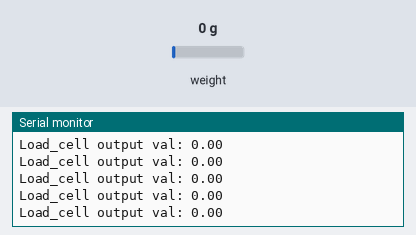
This sketch was run on a simulated ESP8266 (NodeMCU). Shown: the last lines printed to the serial monitor. Inputs (shaded band) come from the test bench; at power-on: weight on the scale 0 g.

Above: at 3.6 s.
3.7 s: weight on the scale set to 100 g
At 4.1 s:
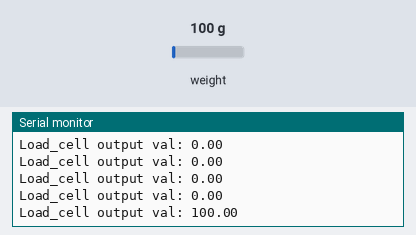
5.2 s: weight on the scale set to 1250 g
At 5.35 s:
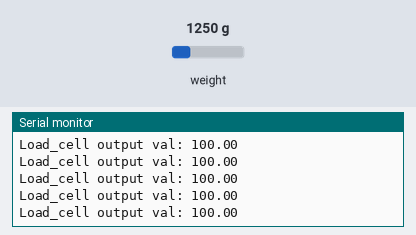
Timing chart, 0 to 8.2 s (numbered marks = the images above; inputs shaded):
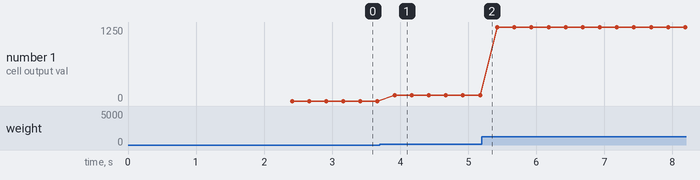

The sketch:

testv1_weight_cell.ino
```cpp
#include <HX711_ADC.h>
HX711_ADC LoadCell(D3, D0);
long t;

void setup() {

  float calValue; // calibration value
  calValue = 696.0; // uncomment this if you want to set this value in the sketch
  #if defined(ESP8266)

  #endif
  Serial.begin(9600);

  delay(10);
  Serial.println();
  Serial.println("Starting...");
  LoadCell.begin();
  long stabilisingtime = 2000; // tare preciscion can be improved by adding a few seconds of stabilising time
  LoadCell.start(stabilisingtime);
  if(LoadCell.getTareTimeoutFlag()) {
    Serial.println("Tare timeout, check MCU>HX711 wiring and pin designations");
  }
  else {
    LoadCell.setCalFactor(calValue); // set calibration value (float)
    Serial.println("Startup + tare is complete");
  }
}

void loop() {

  LoadCell.update();


  if (millis() > t + 250) {
    float i = LoadCell.getData();
    Serial.print("Load_cell output val: ");
    Serial.println(i);
    t = millis();
  }


}
```

Measured:
- after the input at 3.7 s, the serial monitor: prints a new line after 0.22 s (image 1)
- plotted number 1: 0 → 100 after the input at 3.7 s, 100 → 1250 after the input at 5.2 s
